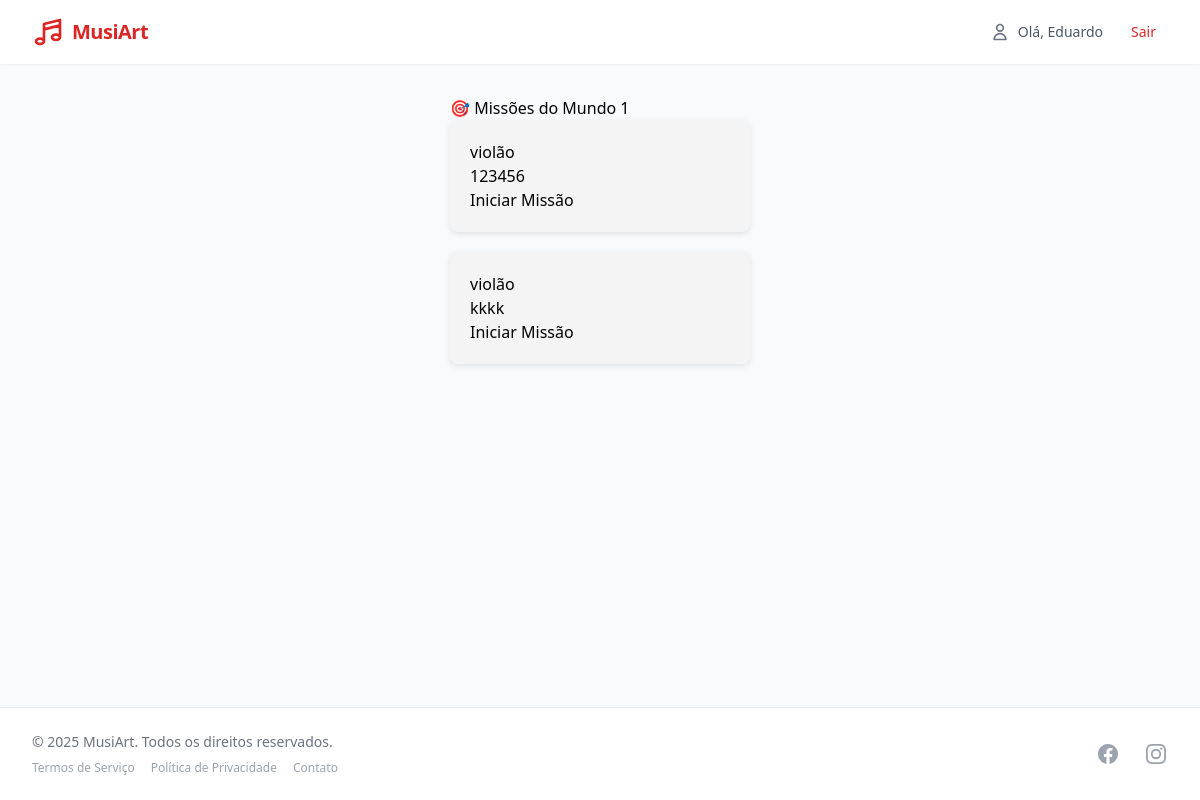
The app's page /missoes/1/ (signed in) with its own data.
### usuarios/models.py (models this page shows, shortened)
class Usuario(AbstractUser):
    tipo = models.CharField(max_length=10, choices=[('ALUNO', 'Aluno'), ('PROFESSOR', 'Professor')])
    class Meta:
        verbose_name = 'Usuário'
        verbose_name_plural = 'Usuários'

### missoes/models.py (models this page shows)
class Missao(models.Model):
    titulo = models.CharField(max_length=100)
    descricao = models.TextField()
    aula = models.ForeignKey(Aula, null=True, blank=True, on_delete=models.SET_NULL)
    mundo = models.CharField(max_length=1, choices=MUNDOS)
    ordem = models.IntegerField(default=0)

### missoes/views.py (the view)
# urls.py: path('<int:mundo_id>/', views.lista_missoes, name='lista'),
def lista_missoes(request, mundo_id):
    mundo_str = str(mundo_id)
    missoes = Missao.objects.filter(mundo=str(mundo_id))
    concluidas = MissaoAluno.objects.filter(
        aluno=request.user,
        missao__in=missoes,
        concluida=True
    ).values_list('missao_id', flat=True)
    for missao in missoes:
        missao.concluida = missao.id in concluidas
    return render(request, 'missoes/missoes.html', {
        'missoes': missoes,
        'mundo_nome': MUNDOS.get(mundo_str, f"Mundo {mundo_str}")
    })

### missoes/templates/missoes/missoes.html (shortened to what this page needs)
{% extends 'core/base.html' %}
{% block content %}
<h2>🎯 Missões do {{ mundo_nome }}</h2>
<div class="missoes-container">
  {% for missao in missoes %}
    <div class="missao-card {% if missao.concluida %}concluida{% endif %}">
      <h3>{{ missao.titulo }}</h3>
      <p>{{ missao.descricao }}</p>
      {% if missao.concluida %}
        <span class="badge badge-success">✅ Concluída</span>
      {% else %}
        <a href="{% url 'aulas:detalhe_aula' missao.aula.id %}" class="btn btn-primary">Iniciar Missão</a>
      {% endif %}
    </div>
  {% endfor %}
</div>
{% endblock %}

### core/templates/core/base.html (shortened to what this page needs)
<!DOCTYPE html>
<html lang="pt-br">
<head>
  <script src="https://cdn.tailwindcss.com"></script>
  <link rel="stylesheet" href="https://cdn.jsdelivr.net/npm/bootstrap-icons@1.8.0/font/bootstrap-icons.css">
  <link rel="stylesheet" href="https://cdnjs.cloudflare.com/ajax/libs/bootstrap-datetimepicker/4.17.47/css/bootstrap-datetimepicker.min.css">
  <link rel="stylesheet" href="https://cdnjs.cloudflare.com/ajax/libs/font-awesome/5.15.4/css/all.min.css">
</head>
<body class="bg-gray-50 min-h-screen flex flex-col">
  <nav class="bg-white shadow-sm sticky top-0 z-10">
    <div class="max-w-7xl mx-auto px-4 sm:px-6 lg:px-8">
      <div class="flex justify-between items-center h-16">
        <a href="/" class="flex items-center space-x-2">
          <span class="text-xl font-bold text-primary-600 tracking-tight">MusiArt</span>
        </a>
        <div class="flex items-center space-x-4">
          {% if user.is_authenticated %}
            <div class="flex items-center space-x-2">
              <svg xmlns="http://www.w3.org/2000/svg" class="h-5 w-5 text-gray-500" fill="none" viewBox="0 0 24 24" stroke="currentColor">
                <path stroke-linecap="round" stroke-linejoin="round" stroke-width="2" d="M16 7a4 4 0 11-8 0 4 4 0 018 0zM12 14a7 7 0 00-7 7h14a7 7 0 00-7-7z" />
              </svg>
              <span class="text-sm font-medium text-gray-600">Olá, {{ user.username }}</span>
            </div>
            <a href="{% url 'account_logout' %}" class="px-3 py-1 rounded-md text-sm font-medium text-primary-600 hover:bg-primary-50 transition-colors duration-200">
              Sair
            </a>
          {% endif %}
        </div>
      </div>
    </div>
  </nav>
  <main class="max-w-7xl mx-auto px-4 sm:px-6 lg:px-8 py-8 flex-grow">
    {% block content %}{% endblock %}
  </main>
  <footer class="bg-white border-t mt-12 py-6">
    <div class="max-w-7xl mx-auto px-4 sm:px-6 lg:px-8">
      <div class="md:flex md:items-center md:justify-between">
        <div class="flex justify-center md:order-2 space-x-6">
          <a href="#" class="text-gray-400 hover:text-primary-600">
          </a>
          <a href="#" class="text-gray-400 hover:text-primary-600">
          </a>
        </div>
        <div class="mt-4 md:mt-0 md:order-1 text-center md:text-left">
          <p class="text-sm text-gray-500">&copy; 2025 MusiArt. Todos os direitos reservados.</p>
          <div class="mt-2 flex justify-center md:justify-start space-x-4 text-xs text-gray-400">
            <a href="#" class="hover:text-primary-600">Termos de Serviço</a>
            <a href="#" class="hover:text-primary-600">Política de Privacidade</a>
            <a href="#" class="hover:text-primary-600">Contato</a>
          </div>
        </div>
      </div>
    </div>
  </footer>
</body>
</html>

### missoes/templates/missoes/missoes.html (style rules this page uses)
.missoes-container { display: grid; grid-template-columns: repeat(auto-fit, minmax(300px, 1fr)); gap: 20px; }
.missao-card { background: #f4f4f4; border-radius: 8px; padding: 20px; box-shadow: 0 2px 6px rgba(0,0,0,0.1); }

### records on screen
Usuario: username "Eduardo"
Missao: titulo "violão", descricao "123456", shows "Iniciar Missão"
Missao: titulo "violão", descricao "kkkk", shows "Iniciar Missão"

### other values on screen
{{ mundo_nome }} "Mundo 1"
